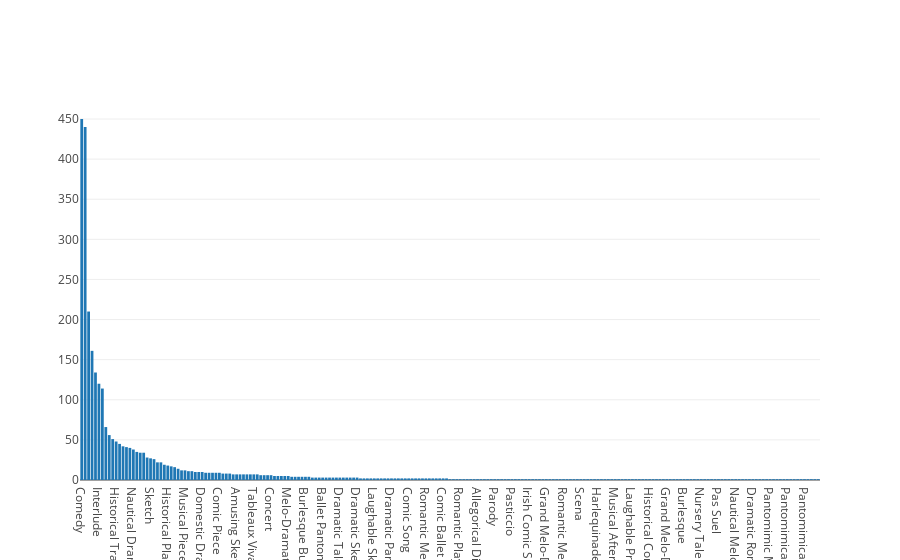

Source (notebook cell):
### Code cell
genre_df = df[df['tag'] == 'genre']
counts = genre_df['transcription'].value_counts()

data = [plotly.graph_objs.Bar(
            x=counts.index.tolist(),
            y=counts.tolist()
    )]

plotly.offline.iplot(data)

### Figure 1 — Plotly figure (JSON) as saved in the notebook; plotly's stock layout.template omitted (floating-point values rounded to 4 significant figures; data arrays with more than 128 entries replaced by an {"elided": "..."} marker saying what was removed)
{"data": [{"type": "bar", "x": {"elided": "215 str values"}, "y": {"elided": "215 int values"}}], "layout": {}}
